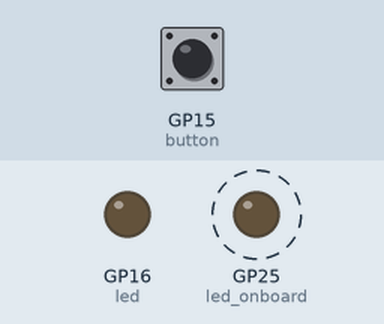
The program below on a simulated Raspberry Pi Pico running MicroPython. Parts: output pins drawn as LEDs (lit = HIGH). Dashed ring = blinking. The test bench sets the inputs (shaded band); at power-on: GP15 (button) HIGH.

Above: at 1.2 s.
1.3 s: GP15 (button) pulled LOW for 0.15 s
At 1.4 s:
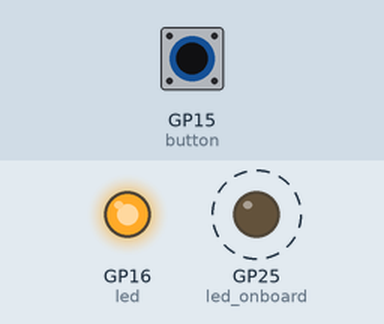
4.3 s: GP15 (button) pulled LOW for 1 s
At 5.9 s:
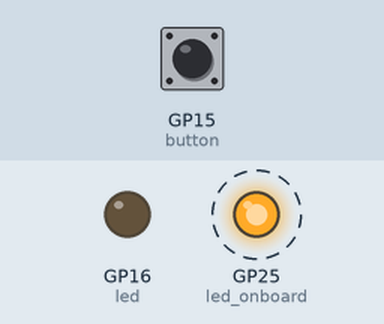
7.3 s: GP15 (button) pulled LOW for 3.2 s
At 7.9 s:
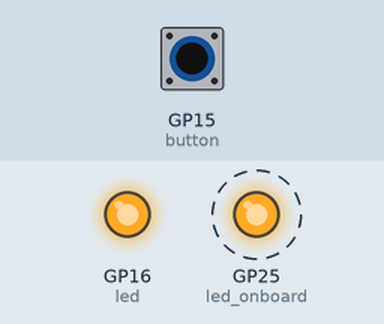
Timing chart, 0 to 18.0 s (numbered marks = the images above; inputs shaded):
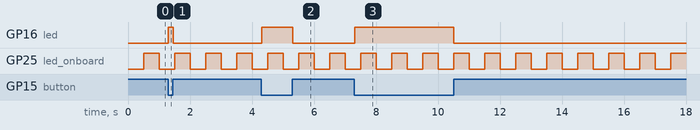

Measured:
- after the input at 1.3 s, GP16 (led): LOW → HIGH at once, → LOW 0.16 s later
- after the input at 4.3 s, GP16 (led): LOW → HIGH at once, → LOW 1.0 s later
- after the input at 7.3 s, GP16 (led): LOW → HIGH at once, → LOW 3.2 s later
- by itself, GP25 (led_onboard): alternates HIGH for 0.50 s and LOW for 0.50 s

The program:

p13-LED_with_button_and_onboard_LED_blinking.py
```python
from machine import Pin, Timer
import time


led_onboard = Pin(25, Pin.OUT)

led_state = 0

def blink_led(timer):
    global led_state
    if led_state == 0:
        led_state = 1
    else:
        led_state = 0
    led_onboard.value(led_state)

timer = Timer()
timer.init(period=500, mode=Timer.PERIODIC, callback=blink_led)


led = Pin(16, Pin.OUT)
button = Pin(15, Pin.IN, Pin.PULL_UP)

while True:
    if button.value() == 0:
        led.on()
    else:
        led.off()
    time.sleep(0.02)
```
